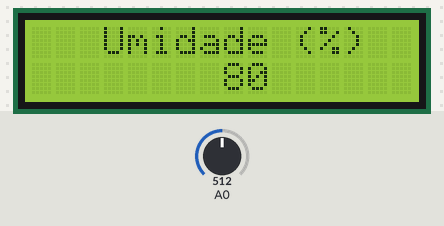
Simulated run of this sketch. Board: Arduino Uno, built with avr-gcc and run on an emulated ATmega328P. Shown: 16×2 character LCD. The inputs (shaded band) are chosen by the test bench; at power-on: A0 = 512. What the sketch prints to the serial monitor is not drawn.

Above: at 1.2 s.
1.3 s: A0 set to 483
4.3 s: A0 set to 456
Timing chart, 0 to 5.5 s (numbered marks = the images above; inputs shaded):
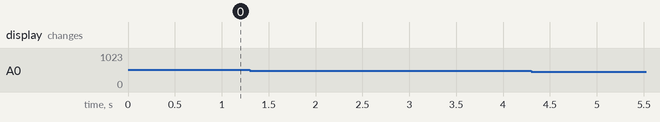

The sketch:

potenLCD.ino
```cpp
#include <LiquidCrystal_I2C.h>

//potenciometro
float leitura;

//display lcd
int lcdColumns = 16;
int lcdRows = 2;

//regra de negócio teste
int h = 26;
int u = 80;

//Fazer o º (caractere especial)
byte grau[8]={
B01110,
B01010,
B01110,
B00000,
B00000,
B00000,
B00000,
B00000
};

//(0,0) (coluna, linha) do display lcd
LiquidCrystal_I2C lcd(0x27, lcdColumns, lcdRows);

void setup() {

    Serial.begin(115200);
    lcd.init();
    lcd.backlight();
    lcd.createChar(1, grau);

    lcd.setCursor(0, 0);
    lcd.print("GRANJA UFPR");
    lcd.setCursor(0, 1);
    lcd.print("Bem vindo!");

}

void loop() {

  //Serial.print(analogRead(A0));
  leitura = (analogRead(A0)*3.3/1023);
  Serial.println(leitura);

   if(leitura <= 0.60){
    screen1();
    }else if(leitura > 1.50){
    screen2();
    }else if(leitura > 2.50){
    screen2();
    }
 // lcd.clear();

}

void screen1 (){
    lcd.clear();
    lcd.setCursor(0, 0);
    lcd.print("FARM UFPR 4.0!!!");
    lcd.setCursor(0, 1);
    lcd.print("SISTEMA ON-LINE!");
  }

  void screen2 (){
    lcd.clear();
    lcd.setCursor(3, 0);
    lcd.print("Umidade (%)");
    lcd.setCursor(8, 1);
    lcd.print(u);
  }

  void screen3 (){
    lcd.clear();
    lcd.setCursor(0, 0);
    lcd.print("Temperatura(");
    lcd.write(1); //colocar simbolo grau
    lcd.print("C):");
    lcd.setCursor(1, 1);
    lcd.print(h);
      if( h > 25 && h<33 ){
      lcd.setCursor(10, 1);
      lcd.print("MANTER");
      }

      if( h < 25 ){
      lcd.setCursor(9, 1);
      lcd.print("AQUECER");
      }

      if( h > 33 ){
      lcd.setCursor(8, 1);
      lcd.print("VENTILAR");
      }

  }
```
